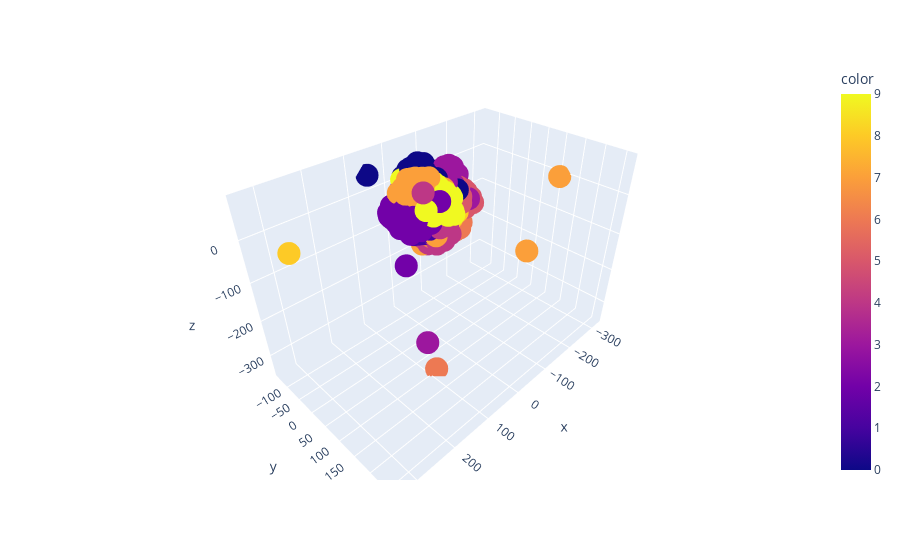

The code cell stored with this chart in its notebook:
### Code cell
ex.scatter_3d(x=xyz[:,0],y=xyz[:,1],z=xyz[:,2],color=Y.argmax(axis=1))

### Figure 1 — Plotly figure (JSON) as saved in the notebook; plotly's stock layout.template omitted (floating-point values rounded to 4 significant figures; data arrays with more than 128 entries replaced by an {"elided": "..."} marker saying what was removed)
{"data": [{"hovertemplate": "x=%{x}<br>y=%{y}<br>z=%{z}<br>color=%{marker.color}<extra></extra>", "legendgroup": "", "marker": {"color": {"elided": "1000 int values"}, "coloraxis": "coloraxis", "symbol": "circle"}, "mode": "markers", "name": "", "scene": "scene", "showlegend": false, "type": "scatter3d", "x": {"elided": "1000 float values"}, "y": {"elided": "1000 float values"}, "z": {"elided": "1000 float values"}}], "layout": {"coloraxis": {"colorbar": {"title": {"text": "color"}}, "colorscale": [[0, "#0d0887"], [0.1111, "#46039f"], [0.2222, "#7201a8"], [0.3333, "#9c179e"], [0.4444, "#bd3786"], [0.5556, "#d8576b"], [0.6667, "#ed7953"], [0.7778, "#fb9f3a"], [0.8889, "#fdca26"], [1, "#f0f921"]]}, "legend": {"tracegroupgap": 0}, "margin": {"t": 60}, "scene": {"domain": {"x": [0, 1], "y": [0, 1]}, "xaxis": {"title": {"text": "x"}}, "yaxis": {"title": {"text": "y"}}, "zaxis": {"title": {"text": "z"}}}}}
